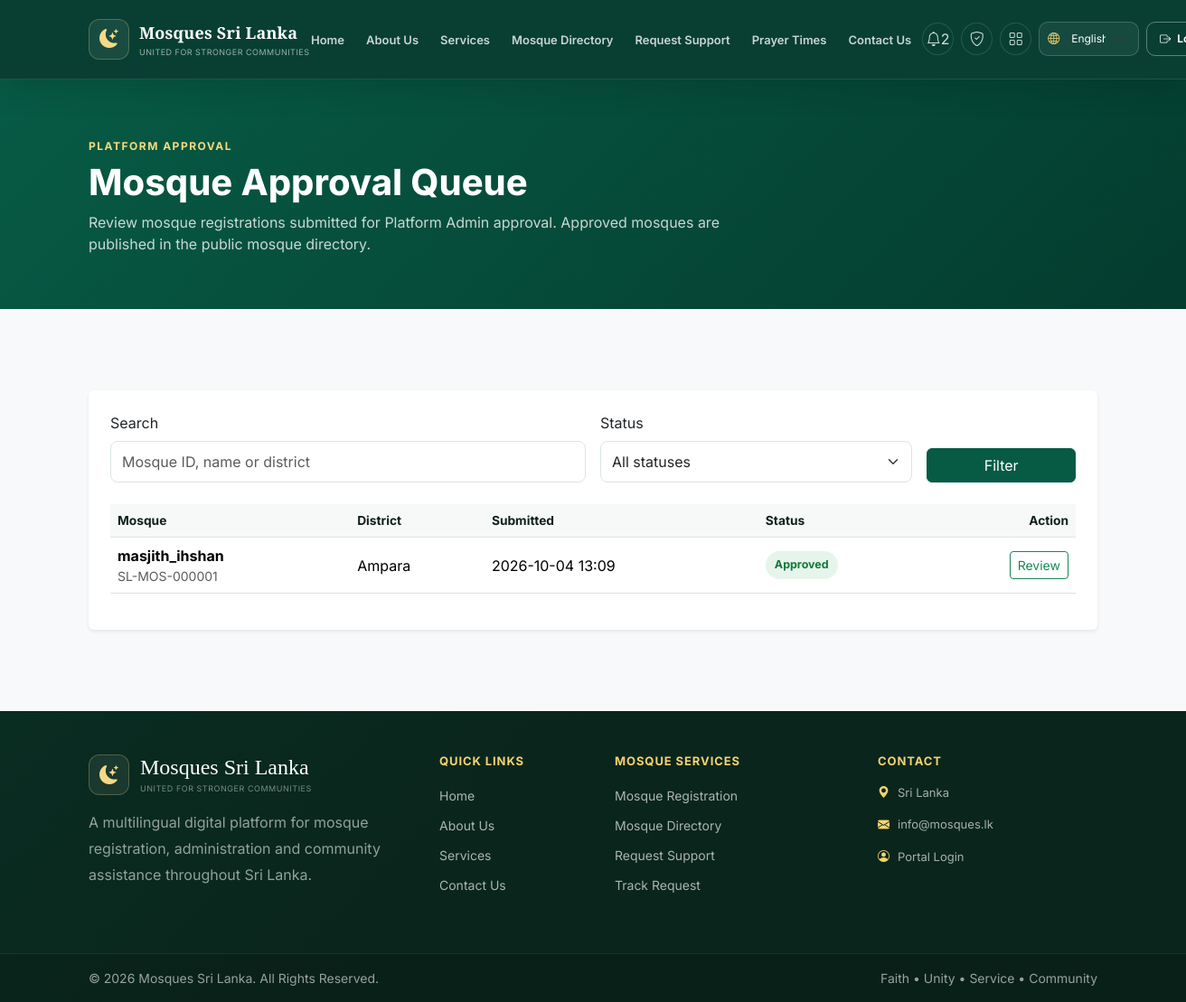
/en/mosques/review/ (signed in), run on an earlier commit of the app's database.
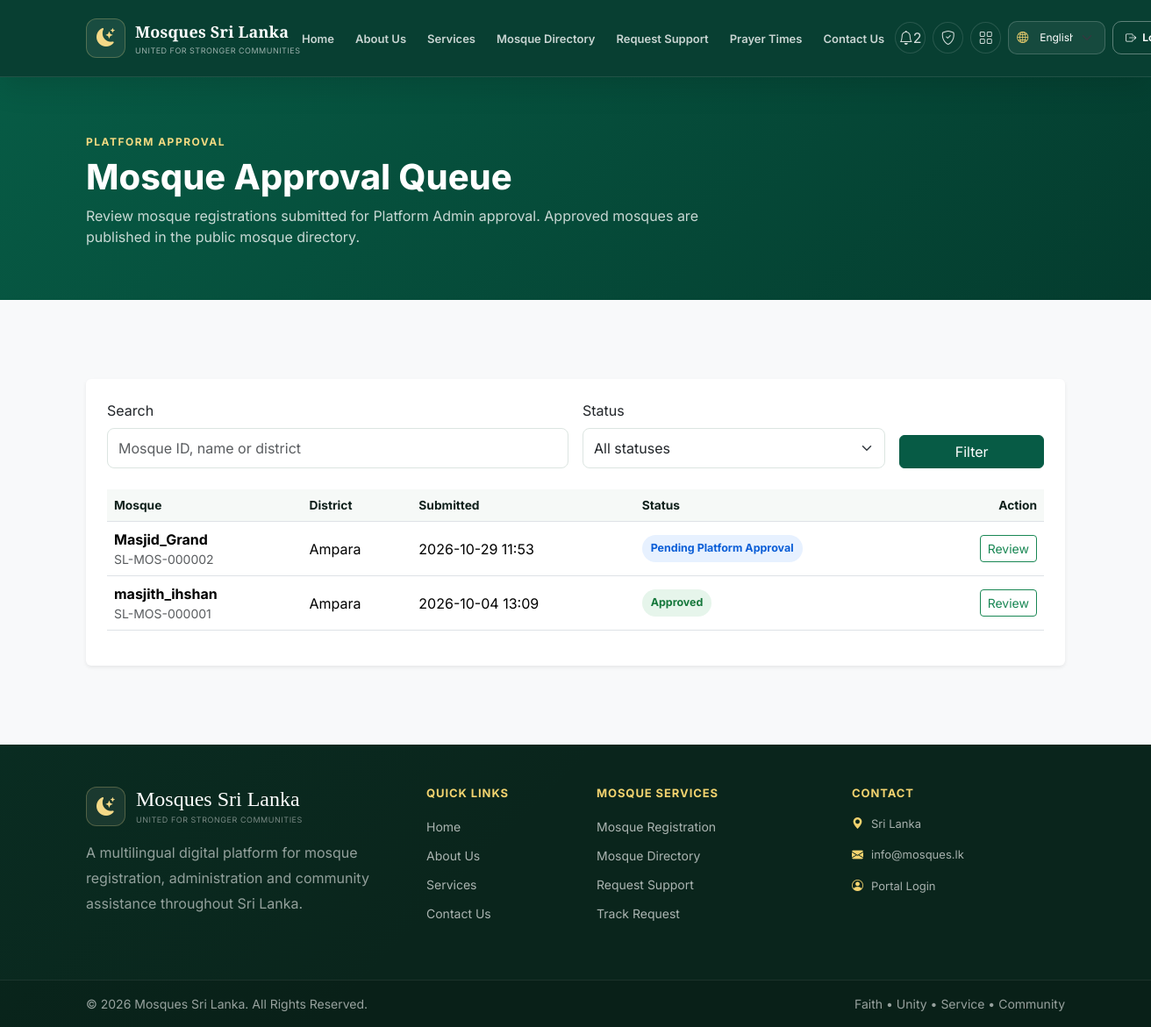
And on a later commit of the database.
### mosques/models.py (models this page shows, shortened)
class LocalizedMosqueMixin:
    def get_localized_name(self, language=None):
        language = (language or get_language() or "en").split("-")[0]
        if language in {"en", "ta", "ar"}:
            value = getattr(self, f"name_{language}", "")
            if value:
                return value
        return self.name_en
    @property
    def localized_name(self):
        return self.get_localized_name()

class Mosque(LocalizedMosqueMixin, models.Model):
    mosque_id = models.CharField(
        max_length=24,
        unique=True,
        null=True,
        blank=True,
        editable=False,
        db_index=True,
    )
    name_en = models.CharField(max_length=220, verbose_name=_("Mosque name (English)"))
    name_ta = models.CharField(max_length=220, blank=True, verbose_name=_("Mosque name (Tamil)"))
    name_ar = models.CharField(max_length=220, blank=True, verbose_name=_("Mosque name (Arabic)"))
    category = models.CharField(
        max_length=20,
        choices=MosqueCategory.choices,
        default=MosqueCategory.MASJID,
    )
    established_year = models.PositiveSmallIntegerField(null=True, blank=True)
    existing_registration_number = models.CharField(max_length=100, blank=True)
    province = models.ForeignKey(
        Province,
        on_delete=models.PROTECT,
        related_name="mosques",
    )
    district = models.ForeignKey(
        District,
        on_delete=models.PROTECT,
        related_name="mosques",
    )
    divisional_secretariat = models.ForeignKey(
        DivisionalSecretariat,
        on_delete=models.PROTECT,
        related_name="mosques",
        null=True,
        blank=True,
    )
    gn_division = models.ForeignKey(
        GNDivision,
        on_delete=models.PROTECT,
        related_name="mosques",
        null=True,
        blank=True,
    )
    address_line1 = models.CharField(max_length=220)
    address_line2 = models.CharField(max_length=220, blank=True)
    city_or_town = models.CharField(max_length=120)
    postal_code = models.CharField(max_length=20, blank=True)
    official_phone = models.CharField(max_length=30)
    alternate_phone = models.CharField(max_length=30, blank=True)
    official_email = models.EmailField(blank=True)
    website = models.URLField(blank=True)
    description_en = models.TextField(blank=True, verbose_name=_("Description (English)"))
    description_ta = models.TextField(blank=True, verbose_name=_("Description (Tamil)"))
    description_ar = models.TextField(blank=True, verbose_name=_("Description (Arabic)"))
    status = models.CharField(
        max_length=25,
        choices=MosqueStatus.choices,
        default=MosqueStatus.DRAFT,
        db_index=True,
    )
    created_by = models.ForeignKey(
        settings.AUTH_USER_MODEL,
        on_delete=models.PROTECT,
        related_name="created_mosque_applications",
    )
    submitted_at = models.DateTimeField(null=True, blank=True)
    reviewed_at = models.DateTimeField(null=True, blank=True)
    reviewed_by = models.ForeignKey(
        settings.AUTH_USER_MODEL,
        on_delete=models.SET_NULL,
        related_name="reviewed_mosque_applications",
        null=True,
        blank=True,
    )
    review_notes = models.TextField(blank=True)
    created_at = models.DateTimeField(auto_now_add=True)
    updated_at = models.DateTimeField(auto_now=True)
    class Meta:
        ordering = ["-created_at"]
        indexes = [
            models.Index(fields=["status", "district"], name="mosque_status_district_idx"),
            models.Index(fields=["name_en"], name="mosque_name_en_idx"),
        ]
        verbose_name = _("mosque")
        verbose_name_plural = _("mosques")

### locations/models.py (models this page shows, shortened)
class LocalizedNameMixin:
    def get_localized_name(self, language=None):
        language = (language or get_language() or "en").split("-")[0]
        if language in {"en", "ta", "ar"}:
            value = getattr(self, f"name_{language}", "")
            if value:
                return value
        return self.name_en
    @property
    def localized_name(self):
        return self.get_localized_name()

class District(LocalizedNameMixin, models.Model):
    province = models.ForeignKey(
        Province,
        on_delete=models.PROTECT,
        related_name="districts",
    )
    code = models.CharField(max_length=10, unique=True)
    name_en = models.CharField(max_length=120)
    name_ta = models.CharField(max_length=120, blank=True)
    name_ar = models.CharField(max_length=120, blank=True)
    is_active = models.BooleanField(default=True)
    class Meta:
        ordering = ["name_en"]
        constraints = [
            models.UniqueConstraint(
                fields=["province", "name_en"],
                name="unique_district_name_per_province",
            )
        ]
        verbose_name = _("district")
        verbose_name_plural = _("districts")

### mosques/views.py (the view, shortened to what this page needs)
# urls.py: path("review/", views.review_queue, name="review_queue"),
@role_required(
    UserRole.PLATFORM_ADMIN,
    UserRole.SUPER_ADMIN,
)
def review_queue(request):
    queryset = _reviewer_queryset_for_user(request.user)
    status = request.GET.get("status", "").strip()
    query = request.GET.get("q", "").strip()
    if status in MosqueStatus.values:
        queryset = queryset.filter(status=status)
    return render(
        request,
        "mosques/review_queue.html",
        {
            "mosques": queryset.order_by("-submitted_at", "name_en"),
            "status_choices": MosqueStatus.choices,
            "selected_status": status,
            "query": query,
        },
    )

### dashboard/access.py (called while the page is built)
def role_required(*allowed_roles, allow_superuser=True):
    def decorator(view_func):
        @login_required
        @wraps(view_func)
        def wrapped(request, *args, **kwargs):
            user = request.user
            if allow_superuser and user.is_superuser:
                return view_func(request, *args, **kwargs)
            if user.role in allowed_roles:
                return view_func(request, *args, **kwargs)
            raise PermissionDenied
        return wrapped
    return decorator

### mosques/access.py (called while the page is built)
def is_platform_reviewer(user):
    return user.is_superuser or user.role in {
        UserRole.PLATFORM_ADMIN,
        UserRole.SUPER_ADMIN,
    }

### mosques/views.py (called while the page is built)
def _mosque_queryset():
    return Mosque.objects.select_related(
        "province",
        "district",
        "divisional_secretariat",
        "gn_division",
        "created_by",
        "reviewed_by",
        "operational_profile",
    ).prefetch_related(
        "documents",
        "committee_members",
        "memberships__user",
        "review_history__reviewer",
    )

### mosques/templates/mosques/review_queue.html (shortened to what this page needs)
{% extends "ui_system/base.html" %}
{% load i18n %}
{% block content %}
<section class="dashboard-hero">
    <div class="container">
        <span class="dashboard-kicker">{% trans "Platform Approval" %}</span>
        <h1>{% trans "Mosque Approval Queue" %}</h1>
        <p>{% trans "Review mosque registrations submitted for Platform Admin approval. Approved mosques are published in the public mosque directory." %}</p>
    </div>
</section>
<section class="section-padding bg-light">
    <div class="container">
        <div class="card border-0 shadow-sm">
            <div class="card-body p-4">
                <form method="get" class="row g-3 align-items-end mb-4">
                    <div class="col-lg-6">
                        <label class="form-label">{% trans "Search" %}</label>
                        <input type="search" name="q" value="{{ query }}" class="form-control" placeholder="{% trans 'Mosque ID, name or district' %}">
                    </div>
                    <div class="col-lg-4">
                        <label class="form-label">{% trans "Status" %}</label>
                        <select name="status" class="form-select">
                            <option value="">{% trans "All statuses" %}</option>
                        </select>
                    </div>
                    <div class="col-lg-2 d-grid"><button class="btn btn-primary-custom" type="submit">{% trans "Filter" %}</button></div>
                </form>
                <div class="table-responsive">
                    <table class="table align-middle location-table">
                        <thead><tr><th>{% trans "Mosque" %}</th><th>{% trans "District" %}</th><th>{% trans "Submitted" %}</th><th>{% trans "Status" %}</th><th class="text-end">{% trans "Action" %}</th></tr></thead>
                        <tbody>
                        {% for mosque in mosques %}
                            <tr>
                                <td><strong>{{ mosque.localized_name }}</strong><small class="d-block text-muted">{{ mosque.mosque_id }}</small></td>
                                <td>{{ mosque.district.localized_name }}</td>
                                <td>{{ mosque.submitted_at|date:"Y-m-d H:i"|default:"—" }}</td>
                                <td><span class="status-badge status-{{ mosque.status|lower }}">{{ mosque.get_status_display }}</span></td>
                                <td class="text-end"><a class="btn btn-sm btn-outline-success" href="{% url 'mosques:review_detail' mosque.mosque_id %}">{% trans "Review" %}</a></td>
                            </tr>
                        {% empty %}<tr><td colspan="5" class="text-center text-muted py-5">{% trans "No mosque registrations are waiting for Platform Admin approval." %}</td></tr>{% endfor %}
                        </tbody>
                    </table>
                </div>
            </div>
        </div>
    </div>
</section>
{% endblock %}

What changed in the data, as far as the page shows it:
added Mosque: localized_name "Masjid_Grand", mosque_id "SL-MOS-000002", district.localized_name "Ampara", submitted_at "2026-10-29 11:53", status "Pending Platform Approval"
